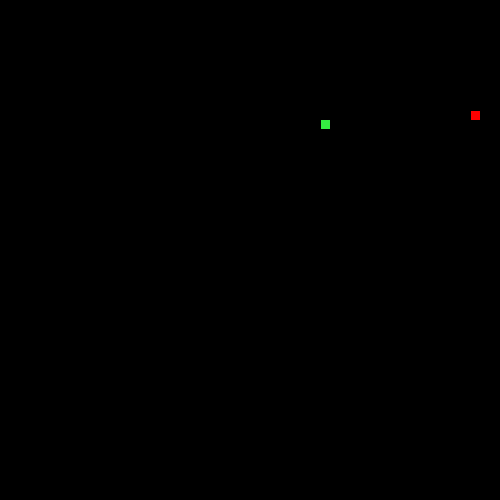
Frame 1 (no input)
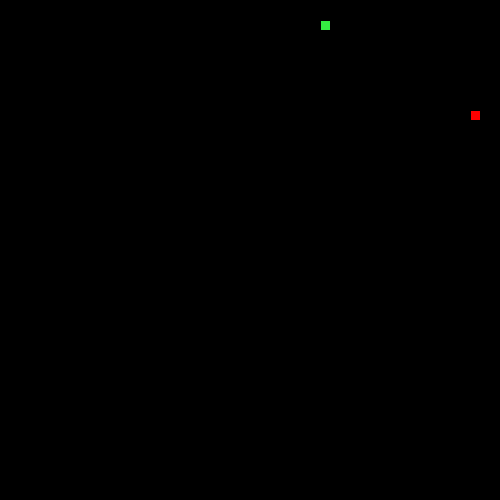
Frame 60 (the mouse pressed at the canvas centre just before this capture)
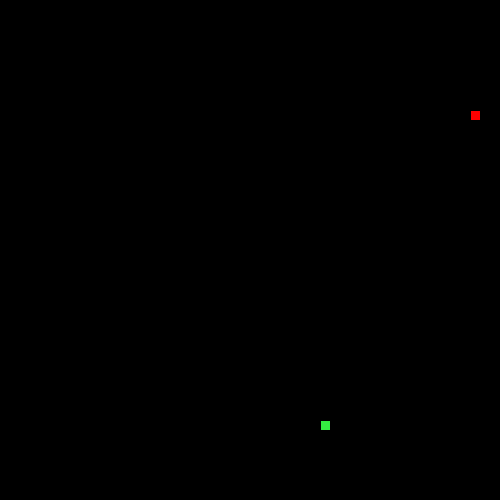
Frame 120 (the mouse held since frame 60 and released just before this capture)

The Processing sketch that drew these frames (run headless with seeded random() and noise(); from frame 60 on, the mouse is pressed at the canvas centre):

// Processing sketch: LeagueSnake
// ── LeagueSnake.pde
//*
// ***** SEGMENT CLASS *****
// This class will be used to represent each part of the moving snake.
//*

class Segment {

//Add x and y member variables. They will hold the corner location of each segment of the snake.
int x;
int y;

// Add a constructor with parameters to initialize each variable.
Segment (int x, int y) {
this.x = x;
this.y = y;
}


}


//*
// ***** GAME VARIABLES *****
// All the game variables that will be shared by the game methods are here
//*
Segment head;
int foodX;
int foodY;
int direction = UP;
int eaten = 0;


//*
// ***** SETUP METHODS *****
// These methods are called at the start of the game.
//*

void setup() {
 
size (500,500);
head = new Segment((int) random(50)*10, (int) random((50)*10));
frameRate(20);
dropFood();
}

void dropFood() {
  //Set the food in a new random location
    foodX = ((int)random(50)*10);
    foodY = ((int)random(50)*10);
}



//*
// ***** DRAW METHODS *****
// These methods are used to draw the snake and its food 
//*

void draw() {
  background(#000000);
  drawFood();
  move();
  drawSnake();
  eat();
}

void drawFood() {
  //Draw the food
  fill (255, 0, 0);
  rect (foodX, foodY, 10, 10);
}

void drawSnake() {
  //Draw the head of the snake followed by its tail
 fill ( #35ED42);
  rect(head.x,head.y,10,10);
}


//*
// ***** TAIL MANAGEMENT METHODS *****
// These methods make sure the tail is the correct length.
//*

void drawTail() {
  //Draw each segment of the tail 

}

void manageTail() {
  //After drawing the tail, add a new segment at the "start" of the tail and remove the one at the "end" 
  //This produces the illusion of the snake tail moving.
  
}

void checkTailCollision() {
  //If the snake crosses its own tail, shrink the tail back to one segment
  
}



//*
// ***** CONTROL METHODS *****
// These methods are used to change what is happening to the snake
//*

void keyPressed() {
  //Set the direction of the snake according to the arrow keys pressed
  if (key == CODED) {
    if (keyCode == UP && direction != DOWN) {
    direction = UP;}
    else if (keyCode == DOWN && direction != UP) {
    direction = DOWN;}
    else if (keyCode == RIGHT && direction != LEFT) {
      direction = RIGHT;}
      else if (keyCode == LEFT && direction != RIGHT) {
      direction = LEFT;}
    }
  }


void move() {
  //Change the location of the Snake head based on the direction it is moving.
  
    
  switch(direction) {
  case UP:
  head.y = head.y-10;
    break;
  case DOWN:
   head.y = head.y+10;
    break;
  case LEFT:
   head.x = head.x-10;
    break;
  case RIGHT:
    head.x = head.x+10;
    break;
  }
  checkBoundaries();
}

void checkBoundaries() {
 //If the snake leaves the frame, make it reappear on the other side
 if (head.x <0) {
 head.x = 490;}
 else if (head.x >500) {
 head.x = 10;}
 else if (head.y < 0 ){
 head.y = 490;}
 else if (head.y >500) {
 head.y = 10;}
}



void eat() {
  //When the snake eats the food, its tail should grow and more food appear
if (foodX == head.x && foodY == head.y) {
eaten = eaten + 1;
dropFood();
}
}
